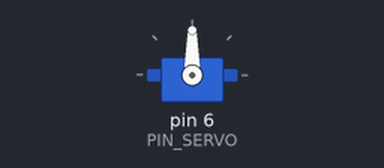
The sketch below on a simulated Arduino Uno, built with avr-gcc and run on an emulated ATmega328P. Parts: servo. What the sketch prints to the serial monitor is not drawn.

Above: at 0.05 s.
Timing chart, 0 to 4.6 s (numbered marks = the images above):
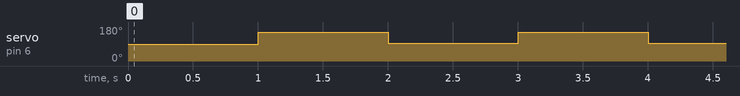

The sketch:

mcopy_servo_debug.ino
```cpp
#include <Servo.h>

const int PIN_SERVO = 6;
Servo servo;

/*
----------------------------------------------------
Servo      -      Arduino
           -
Red        -      5V
Black      -      GND
Yellow     -      PWM Pin (9 in this example)

Using TowerPro SG-5010 - default 93
      TowerPro MG-995  -
as servos for development
----------------------------------------------------
*/

void setup() {
  Serial.begin(57600);
  Serial.flush();

  Servo_init();
}

void loop() {
  delay(1000);
  servo.write(153);
  delay(1000);
  servo.write(93);
}

void Servo_init () {
  servo.attach(PIN_SERVO);
  int angle = servo.read();
  Serial.print("Default angle: ");
  Serial.println(angle);
}
```

Measured:
- by itself, servo on pin 6 (PIN_SERVO): alternates 153° for 1.0 s and 93° for 1.0 s
